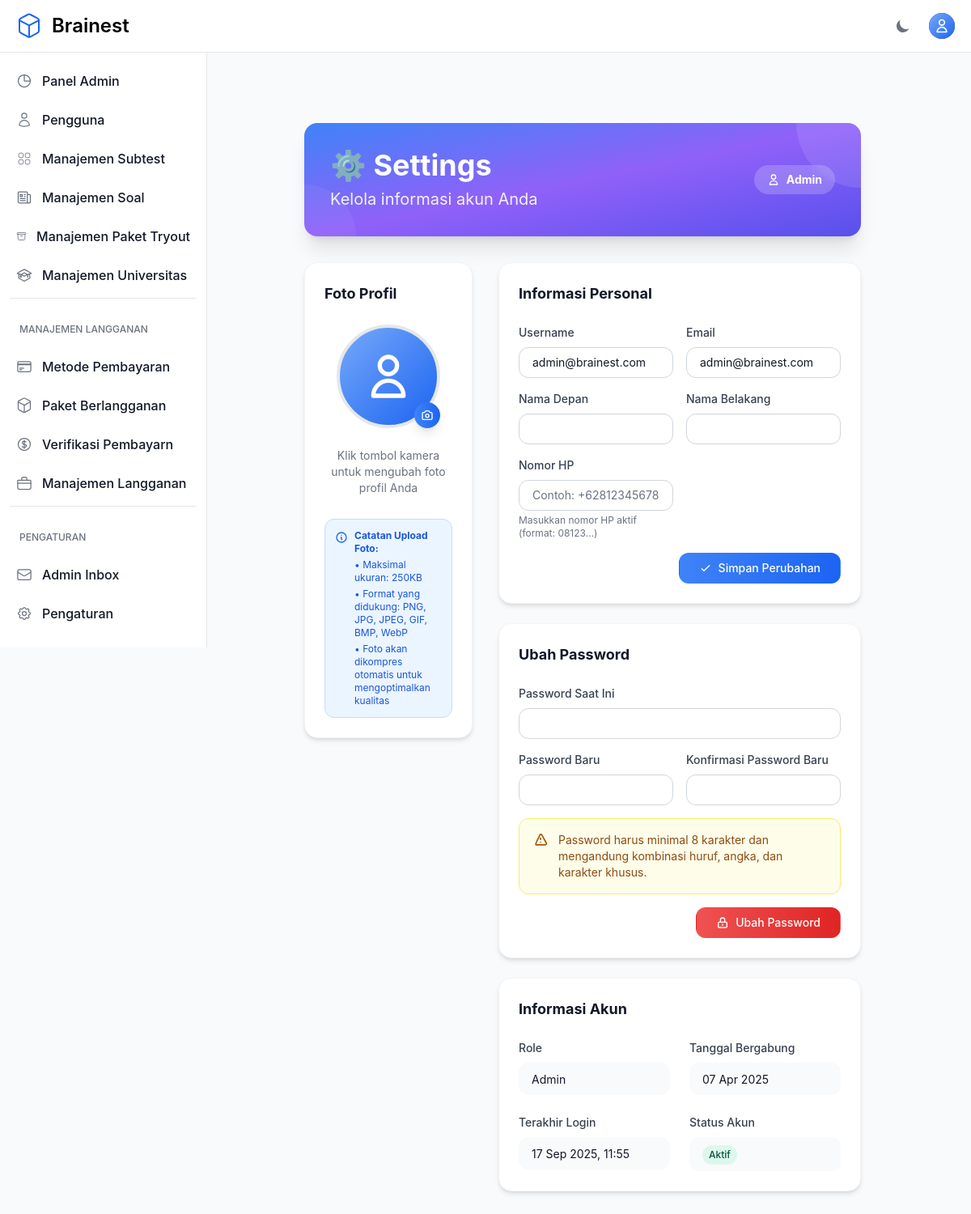
Page /settings/ (signed in) on the earlier database version.
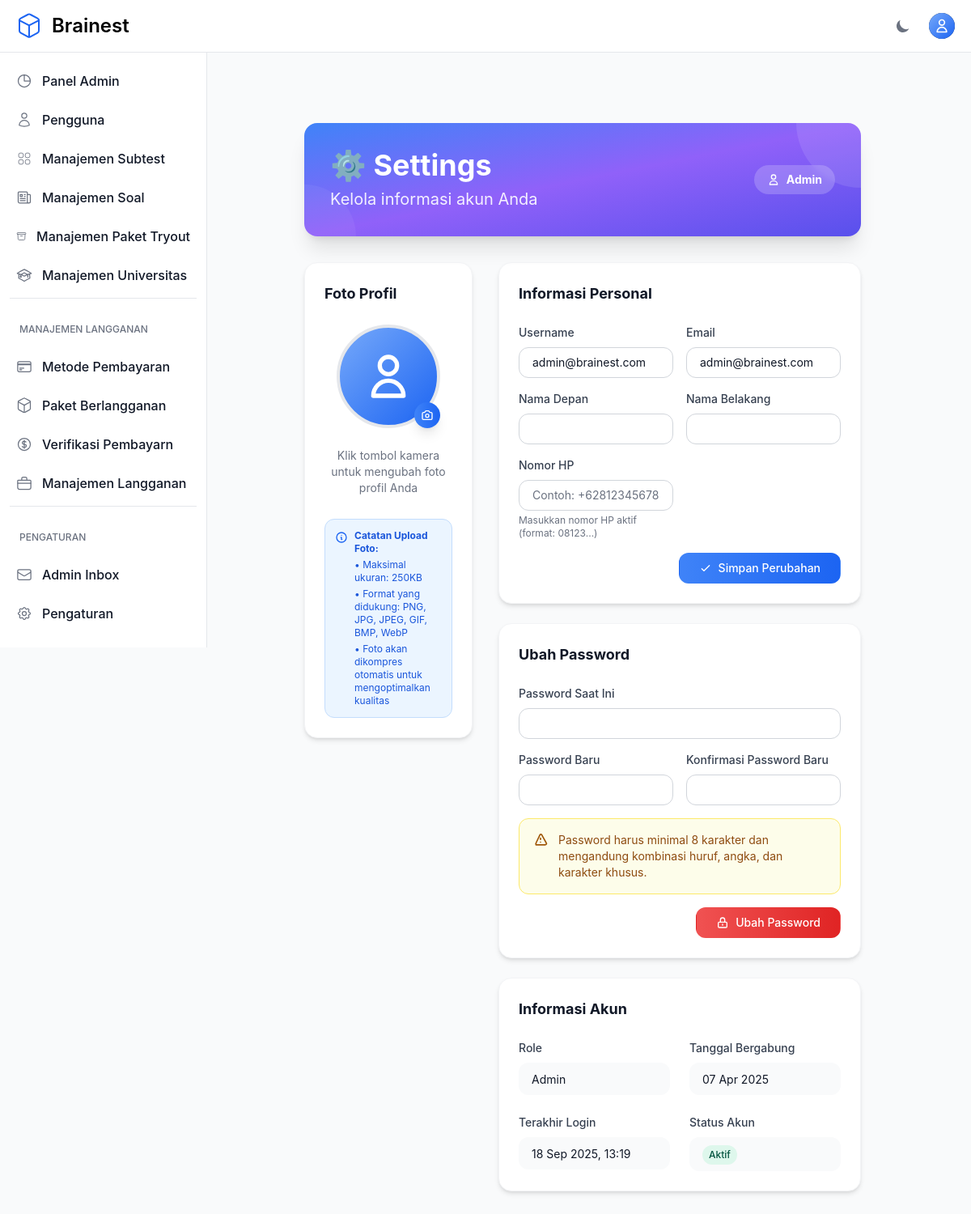
Same page on the later database version.
### otosapp/models.py (models this page shows, shortened)
class User(AbstractUser):
    email = models.EmailField(unique=True)
    phone_number = models.CharField(max_length=20, null=True, blank=True, verbose_name='Phone Number')
    USERNAME_FIELD = 'email'
    REQUIRED_FIELDS = ['username']
    role = models.ForeignKey('Role', on_delete=models.SET_NULL, null=True)
    profile_picture = models.ImageField(upload_to='profile_pictures/', null=True, blank=True, storage=get_storage, max_length=500)
    groups = models.ManyToManyField(
        Group,
        related_name="custom_user_set",  # Add a custom related name here
        blank=True,
        help_text="The groups this user belongs to.",
        verbose_name="groups"
    )
    user_permissions = models.ManyToManyField(
        Permission,
        related_name="custom_user_permissions",  # Add a custom related name here
        blank=True,
        help_text="Specific permissions for this user.",
        verbose_name="user permissions"
    )

class Role(models.Model):
    role_name = models.CharField(max_length=200, unique=True)

### otosapp/views.py (the view, shortened to what this page needs)
# urls.py: path('settings/', views.settings_view, name='settings'),
@login_required
def settings_view(request):
    from .forms import UserProfileForm, ProfilePictureForm, CustomPasswordChangeForm
    from django.contrib.auth import update_session_auth_hash
    context = {
        'user': request.user,
    }
    return render(request, 'settings.html', context)

### otosapp/context_processors.py (called while the page is built)
def sidebar_context(request):
    context = {}
    if request.user.is_authenticated and (request.user.is_superuser or request.user.is_admin()):
        pending_payments_count = PaymentProof.objects.filter(status='pending').count()
        context['pending_payments_count'] = pending_payments_count
    return context

### otosapp/templates/settings.html (shortened to what the changed rows need)
{% extends 'base.html' %}
{% load media_helpers %}
{% block content %}
<div class="max-w-4xl mx-auto px-4 sm:px-6 lg:px-8 mt-8">
    <div class="bg-gradient-to-br from-blue-500 via-purple-500 to-indigo-600 rounded-2xl shadow-xl p-8 mb-8 text-white relative overflow-hidden">
        <div class="relative z-10">
            <div class="flex flex-col md:flex-row md:items-center md:justify-between">
                <div>
                    <h1 class="text-3xl md:text-4xl font-bold mb-2">⚙️ Settings</h1>
                </div>
                <div class="mt-4 md:mt-0">
                    <div class="inline-flex items-center px-4 py-2 rounded-full text-sm font-bold bg-white/20 backdrop-blur-sm">
                        <svg class="w-4 h-4 mr-2" fill="none" stroke="currentColor" stroke-width="2" viewBox="0 0 24 24">
                            <path stroke-linecap="round" stroke-linejoin="round" d="M16 7a4 4 0 11-8 0 4 4 0 018 0zM12 14a7 7 0 00-7 7h14a7 7 0 00-7-7z"></path>
                        </svg>
                        {{ user.role.role_name }}
                    </div>
                </div>
            </div>
        </div>
    </div>
    <div class="grid grid-cols-1 lg:grid-cols-3 gap-8">
        <div class="lg:col-span-2 space-y-6">
            <div class="bg-white dark:bg-gray-800 rounded-2xl shadow-md p-6 border border-gray-100 dark:border-gray-700">
                <form method="post" id="profileForm" class="space-y-4">
                    <div class="grid grid-cols-1 md:grid-cols-2 gap-4">
                        <div>
                            <label for="username" class="block text-sm font-medium text-gray-700 dark:text-gray-300 mb-2">Username</label>
                            <input type="text"
                                   id="username"
                                   name="username"
                                   value="{{ user.username }}"
                                   class="w-full px-4 py-2 border border-gray-300 dark:border-gray-600 rounded-xl text-sm focus:ring-2 focus:ring-blue-500 focus:border-transparent bg-white dark:bg-gray-700 text-gray-900 dark:text-white">
                        </div>
                        <div>
                            <label for="email" class="block text-sm font-medium text-gray-700 dark:text-gray-300 mb-2">Email</label>
                            <input type="email"
                                   id="email"
                                   name="email"
                                   value="{{ user.email }}"
                                   class="w-full px-4 py-2 border border-gray-300 dark:border-gray-600 rounded-xl text-sm focus:ring-2 focus:ring-blue-500 focus:border-transparent bg-white dark:bg-gray-700 text-gray-900 dark:text-white">
                        </div>
                    </div>
                    <div class="grid grid-cols-1 md:grid-cols-2 gap-4">
                        <div>
                            <label for="first_name" class="block text-sm font-medium text-gray-700 dark:text-gray-300 mb-2">Nama Depan</label>
                            <input type="text"
                                   id="first_name"
                                   name="first_name"
                                   value="{{ user.first_name }}"
                                   class="w-full px-4 py-2 border border-gray-300 dark:border-gray-600 rounded-xl text-sm focus:ring-2 focus:ring-blue-500 focus:border-transparent bg-white dark:bg-gray-700 text-gray-900 dark:text-white">
                        </div>
                        <div>
                            <label for="last_name" class="block text-sm font-medium text-gray-700 dark:text-gray-300 mb-2">Nama Belakang</label>
                            <input type="text"
                                   id="last_name"
                                   name="last_name"
                                   value="{{ user.last_name }}"
                                   class="w-full px-4 py-2 border border-gray-300 dark:border-gray-600 rounded-xl text-sm focus:ring-2 focus:ring-blue-500 focus:border-transparent bg-white dark:bg-gray-700 text-gray-900 dark:text-white">
                        </div>
                    </div>
                    <div class="grid grid-cols-1 md:grid-cols-2 gap-4">
                        <div>
                            <label for="phone_number" class="block text-sm font-medium text-gray-700 dark:text-gray-300 mb-2 {% if user.phone_number %}{% else %}text-gray-700 dark:text-gray-300{% endif %} mb-2">Nomor HP</label>
                            <input type="text"
                                   id="phone_number"
                                   name="phone_number"
                                   value="{{ user.phone_number|default:'' }}"
                                   placeholder="Contoh: +628123456789"
                                   class="w-full px-4 py-2 border border-gray-300 dark:border-gray-600 rounded-xl text-sm focus:ring-2 focus:ring-blue-500 focus:border-transparent bg-white dark:bg-gray-700 text-gray-900 dark:text-white">
                            <p class="mt-1 text-xs text-gray-500 dark:text-gray-400">Masukkan nomor HP aktif (format: 08123...)</p>
                        </div>
                    </div>
                </form>
            </div>
            <div class="bg-white dark:bg-gray-800 rounded-2xl shadow-md p-6 border border-gray-100 dark:border-gray-700">
                <div class="grid grid-cols-1 md:grid-cols-2 gap-6">
                    <div>
                        <div class="px-4 py-2 bg-gray-50 dark:bg-gray-700 rounded-xl">
                            <span class="text-sm text-gray-900 dark:text-white">{{ user.role.role_name }}</span>
                        </div>
                    </div>
                    <div>
                        <div class="px-4 py-2 bg-gray-50 dark:bg-gray-700 rounded-xl">
                            <span class="text-sm text-gray-900 dark:text-white">{{ user.date_joined|date:"d M Y" }}</span>
                        </div>
                    </div>
                    <div>
                        <div class="px-4 py-2 bg-gray-50 dark:bg-gray-700 rounded-xl">
                            <span class="text-sm text-gray-900 dark:text-white">
                                {% if user.last_login %}
                                    {{ user.last_login|date:"d M Y, H:i" }}
                                {% else %}
                                    Belum pernah login
                                {% endif %}
                            </span>
                        </div>
                    </div>
                </div>
            </div>
        </div>
    </div>
</div>
{% endblock %}

Differences in the rows shown:
changed User "admin@brainest.com": last_login "17 Sep 2025, 11:55" → "18 Sep 2025, 13:19"
